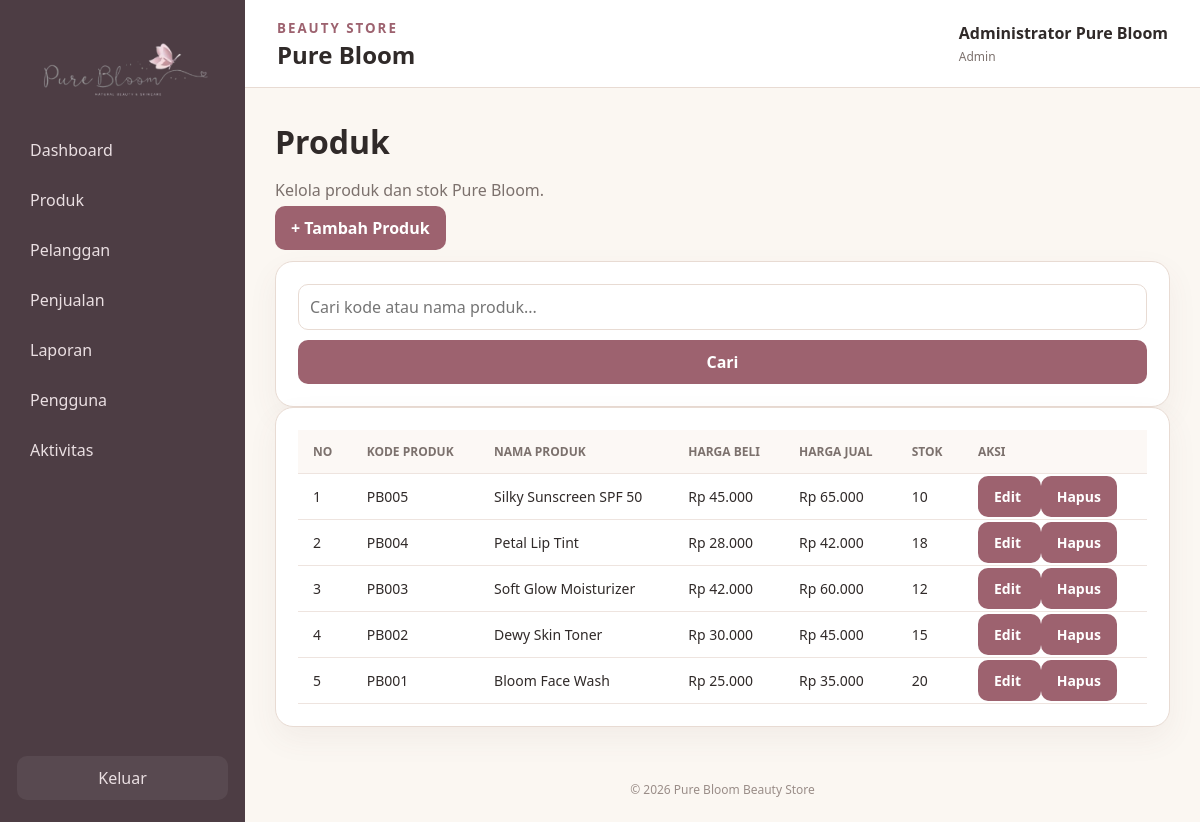
Page /admin/produk.php (signed in) on the committed database.
### tables this page shows
CREATE TABLE produk(produk_id INT AUTO_INCREMENT PRIMARY KEY,kode_produk VARCHAR(30) UNIQUE NOT NULL,nama_produk VARCHAR(120) NOT NULL,harga_beli DECIMAL(12,2) NOT NULL DEFAULT 0,harga_jual DECIMAL(12,2) NOT NULL DEFAULT 0,stok INT NOT NULL DEFAULT 0,created_at TIMESTAMP DEFAULT CURRENT_TIMESTAMP);

### admin/produk.php (the view, shortened to what this page needs)
<?php
include '../config/koneksi.php';
$cari = '';
$cari_aman = mysqli_real_escape_string(
    $koneksi,
    $cari
);
if ($cari != '') {
    $query_produk = mysqli_query(
        $koneksi,
        "SELECT *
         FROM produk
         WHERE kode_produk LIKE '%$cari_aman%'
            OR nama_produk LIKE '%$cari_aman%'
         ORDER BY produk_id DESC"
    );
} else {
    $query_produk = mysqli_query(
        $koneksi,
        "SELECT *
         FROM produk
         ORDER BY produk_id DESC"
    );
}
?>
<!DOCTYPE html>
<html lang="id">
<head>
    <link
        rel="stylesheet"
        href="../assets/css/style.css"
    >
</head>
<body>
<div class="app">
    <?php include '../includes/sidebar.php'; ?>
    <main class="main">
        <?php include '../includes/header.php'; ?>
        <div class="content">
            <div class="title">
                <div>
                    <h1>Produk</h1>
                    <p>
                        Kelola produk dan stok Pure Bloom.
                    </p>
                </div>
                <a
                    href="produk_tambah.php"
                    class="btn"
                >
                    + Tambah Produk
                </a>
            </div>
            <div class="card">
                <form
                    method="GET"
                    style="display: flex; gap: 10px; flex-wrap: wrap;"
                >
                    <input
                        type="text"
                        name="cari"
                        value="<?php echo htmlspecialchars($cari); ?>"
                        placeholder="Cari kode atau nama produk..."
                        style="flex: 1; min-width: 220px;"
                    >
                    <button
                        type="submit"
                        class="btn"
                    >
                        Cari
                    </button>
                </form>
            </div>
            <div class="card">
                <div class="table-wrapper">
                    <table>
                        <thead>
                            <tr>
                                <th>No</th>
                                <th>Kode Produk</th>
                                <th>Nama Produk</th>
                                <th>Harga Beli</th>
                                <th>Harga Jual</th>
                                <th>Stok</th>
                                <th>Aksi</th>
                            </tr>
                        </thead>
                        <tbody>
                            <?php
                            $nomor = 1;
                            if (mysqli_num_rows($query_produk) > 0) {
                                while ($data = mysqli_fetch_assoc($query_produk)) {
                            ?>
                                <tr>
                                    <td>
                                        <?php echo $nomor++; ?>
                                    </td>
                                    <td>
                                        <?php
                                        echo htmlspecialchars(
                                            $data['kode_produk']
                                        );
                                        ?>
                                    </td>
                                    <td>
                                        <?php
                                        echo htmlspecialchars(
                                            $data['nama_produk']
                                        );
                                        ?>
                                    </td>
                                    <td>
                                        Rp
                                        <?php
                                        echo number_format(
                                            $data['harga_beli'],
                                            0,
                                            ',',
                                            '.'
                                        );
                                        ?>
                                    </td>
                                    <td>
                                        Rp
                                        <?php
                                        echo number_format(
                                            $data['harga_jual'],
                                            0,
                                            ',',
                                            '.'
                                        );
                                        ?>
                                    </td>
                                    <td>
                                        <?php
                                        echo (int) $data['stok'];
                                        ?>
                                    </td>
                                    <td>
                                        <div class="actions">
                                            <a
                                                href="produk_edit.php?id=<?php echo $data['produk_id']; ?>"
                                                class="btn btn-edit"
                                            >
                                                Edit
                                            </a>
                                            <a
                                                href="produk.php?hapus=<?php echo $data['produk_id']; ?>"
                                                class="btn btn-delete"
                                                onclick="return confirm('Yakin ingin menghapus produk ini?')"
                                            >
                                                Hapus
                                            </a>
                                        </div>
                                    </td>
                                </tr>
                            <?php
                                }
                            }
                            ?>
                        </tbody>
                    </table>
                </div>
            </div>
        </div>
        <?php include '../includes/footer.php'; ?>
    </main>
</div>
</body>
</html>

### includes/sidebar.php (shortened to what this page needs)
<aside>
    <div class="brand">
        <img
            src="../assets/images/logo-pure-bloom.png"
            alt="Pure Bloom"
            class="logo-pure-bloom"
        >
    </div>
    <nav>
        <?php if ($_SESSION['role'] === 'admin') { ?>
            <a href="dashboard.php">Dashboard</a>
            <a href="produk.php">Produk</a>
            <a href="pelanggan.php">Pelanggan</a>
            <a href="penjualan.php">Penjualan</a>
            <a href="laporan.php">Laporan</a>
            <a href="pengguna.php">Pengguna</a>
            <a href="aktivitas.php">Aktivitas</a>
        <?php } ?>
    </nav>
    <a
        class="logout"
        href="../logout.php"
        onclick="return confirm('Yakin ingin keluar?')"
    >
        Keluar
    </a>
</aside>

### includes/header.php
<header>
    <div>
        <small>BEAUTY STORE</small>
        <h2>Pure Bloom</h2>
    </div>
    <div>
        <b><?php echo htmlspecialchars($_SESSION['nama_lengkap']); ?></b>
        <br>
        <span><?php echo ucfirst($_SESSION['role']); ?></span>
    </div>
</header>

### includes/footer.php
<footer>
    &copy; <?php echo date('Y'); ?> Pure Bloom Beauty Store
</footer>

### assets/css/style.css (style rules this page uses)
:root { --ivory: #fbf7f2; --cream: #f1e7df; --rose: #c58f99; --rose2: #9d626f; --plum: #4d3d44; --ink: #302a29; --muted: #7c716d; --border: #e8dbd3; --white: #fff; --green: #63866f; }
* { box-sizing: border-box; }
body { margin: 0; font-family: Segoe UI, Arial, sans-serif; background: var(--ivory); color: var(--ink); }
a { text-decoration: none; color: inherit; }
input, select, button, textarea { width: 100%; padding: 11px; border: 1px solid var(--border); border-radius: 10px; font: inherit; }
button, .btn { background: var(--rose2); color: #fff; border: 0; cursor: pointer; padding: 11px 16px; border-radius: 10px; font-weight: 700; }
form { text-align: left; }
aside { width: 245px; background: var(--plum); color: #fff; min-height: 100vh; padding: 22px 17px; display: flex; flex-direction: column; flex-shrink: 0; }
.brand { display: flex; align-items: center; gap: 10px; padding: 5px 7px 25px; }
nav { display: grid; gap: 6px; }
nav a, .logout { padding: 11px 13px; border-radius: 10px; color: #eadfe2; }
.logout { margin-top: auto; background: #ffffff10; text-align: center; }
.app { display: flex; min-height: 100vh; }
.main { flex: 1; min-width: 0; }
header { min-height: 82px; background: #fff; border-bottom: 1px solid var(--border); padding: 16px 32px; display: flex; justify-content: space-between; align-items: center; }
header h2 { margin: 0; }
header small { color: var(--rose2); letter-spacing: 2px; font-weight: 800; }
header span { color: var(--muted); font-size: 12px; }
.content { padding: 30px; max-width: 1400px; margin: auto; }
.title { margin-bottom: 22px; }
.title h1 { margin: 2px 0; }
.title p { color: var(--muted); }
.card { background: #fff; border: 1px solid var(--border); border-radius: 18px; padding: 22px; box-shadow: 0 12px 30px #6b4b5310; }
table { border-collapse: collapse; width: 100%; min-width: 650px; }
th, td { text-align: left; padding: 13px 15px; border-bottom: 1px solid #eee4df; }
th { font-size: 12px; color: var(--muted); text-transform: uppercase; background: #fcf8f5; }
td { font-size: 14px; }
.actions { white-space: nowrap; }
footer { text-align: center; color: #9a8d88; font-size: 12px; padding: 24px; }
.brand { width: 100%; display: flex; justify-content: center; align-items: center; padding: 20px 15px 25px; }
.logo-pure-bloom { display: block; width: 230px; max-width: 100%; height: auto; object-fit: contain; margin: 0 auto; }

### rows in the picture
produk: kode_produk "PB005", nama_produk "Silky Sunscreen SPF 50", harga_beli "45.000", harga_jual "65.000", stok "10"
produk: kode_produk "PB004", nama_produk "Petal Lip Tint", harga_beli "28.000", harga_jual "42.000", stok "18"
produk: kode_produk "PB003", nama_produk "Soft Glow Moisturizer", harga_beli "42.000", harga_jual "60.000", stok "12"
produk: kode_produk "PB002", nama_produk "Dewy Skin Toner", harga_beli "30.000", harga_jual "45.000", stok "15"
produk: kode_produk "PB001", nama_produk "Bloom Face Wash", harga_beli "25.000", harga_jual "35.000", stok "20"

### other values in the picture
$_SESSION['nama_lengkap'] "Administrator Pure Bloom"
$_SESSION['role'] "Admin"
